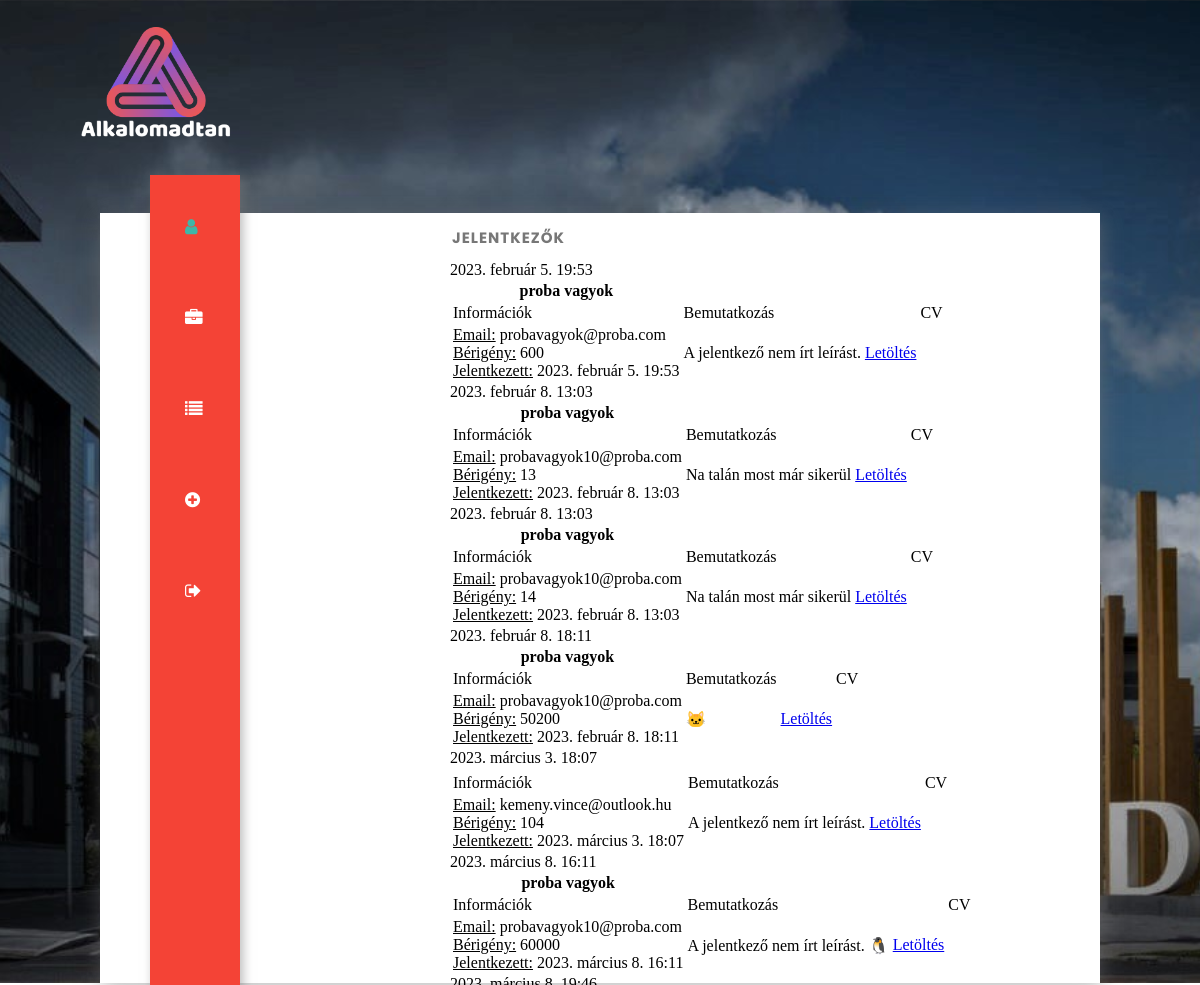
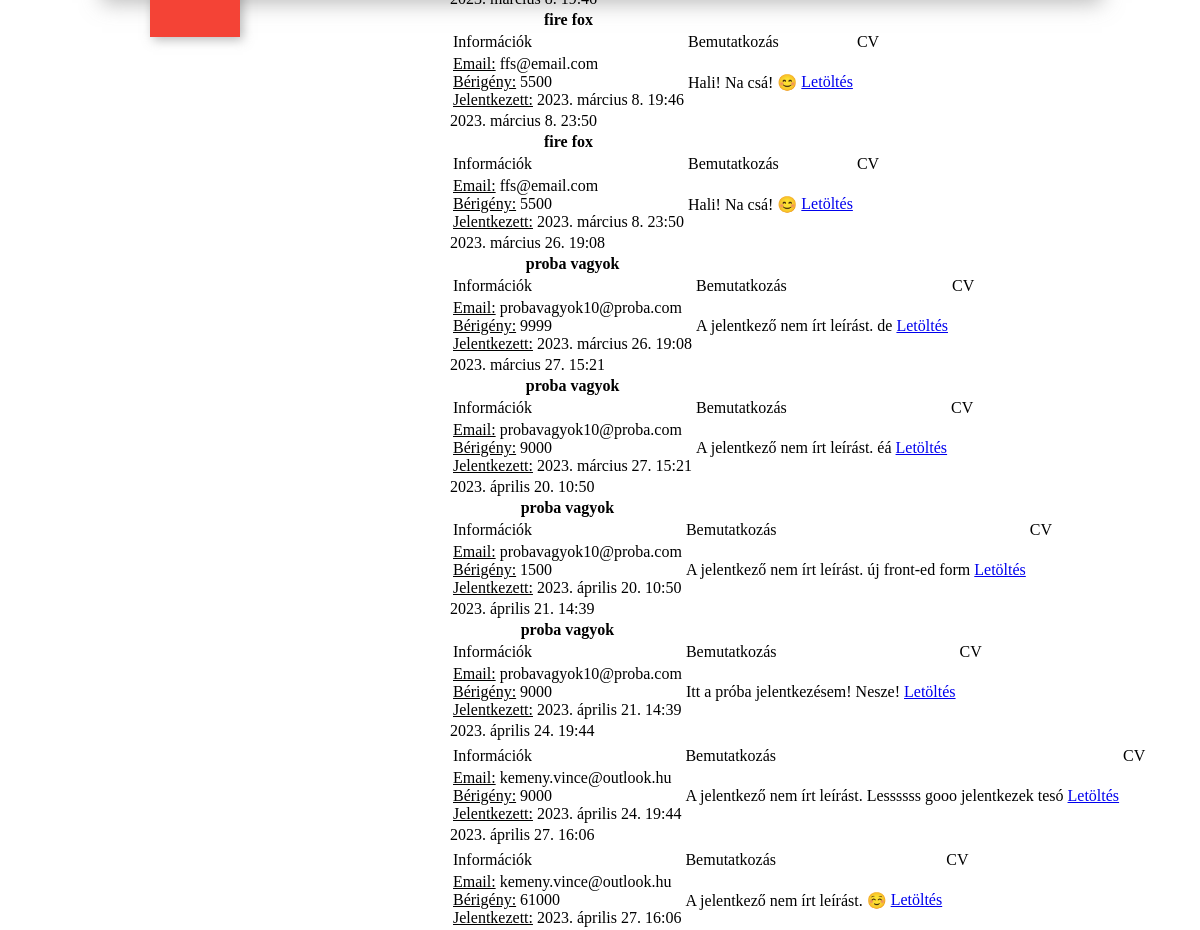
/profil/jelentkezok/11 (signed in), run on an earlier commit of the app's database (2 pictures, top to bottom).
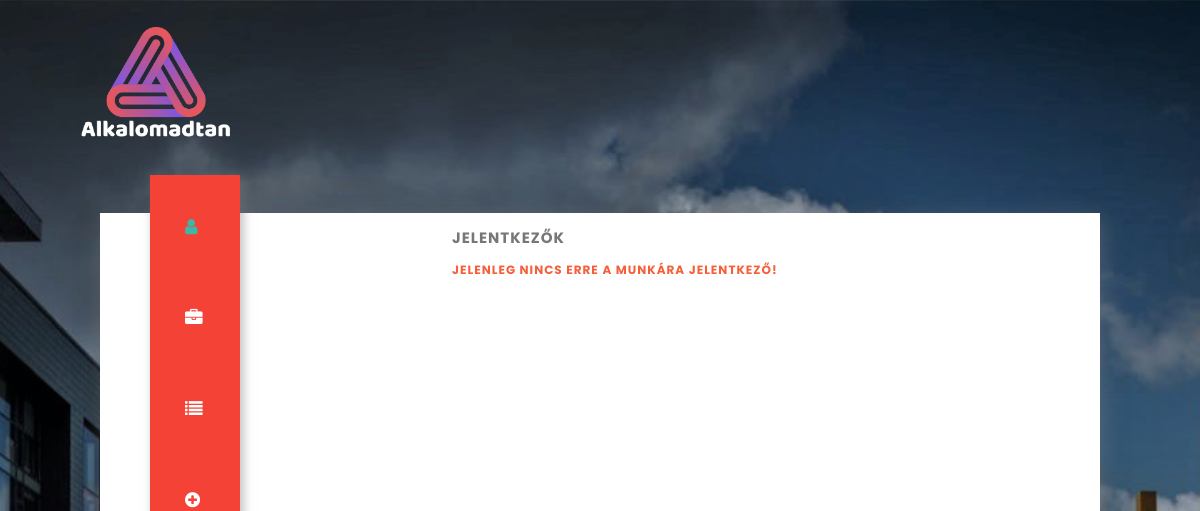
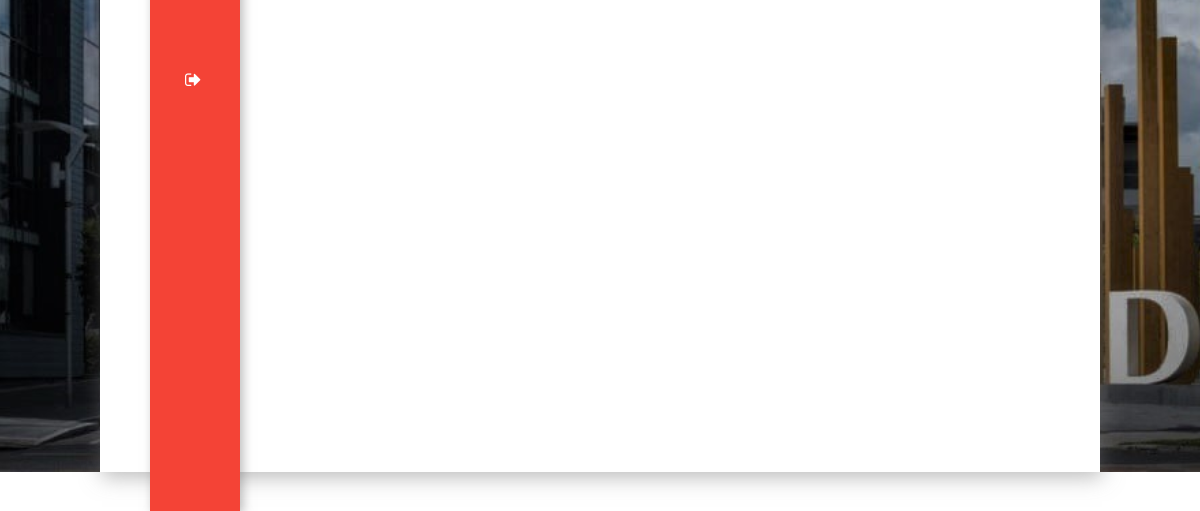
And on a later commit of the database (2 pictures, top to bottom).
### app/models.py (models this page shows, shortened)
class Jelentkezes(models.Model):
    munkaVallalo = models.ForeignKey(settings.AUTH_USER_MODEL, on_delete=models.CASCADE)
    munka = models.ForeignKey(Munka, on_delete=models.CASCADE, default=0)
    ido = models.DateTimeField(null=False, default=django.utils.timezone.now)
    berigeny = models.IntegerField(null=True, default=0)
    bemutatkozas = models.TextField(null=True, default="A jelentkező nem írt leírást.")
    felhId = models.CharField(max_length=10, null=False, default="")
    melleklet = models.FileField(null = False, upload_to=KonyvtarKezeles, max_length=255)

### app/views.py (the view)
# urls.py: path("profil/jelentkezok/<int:munka_Id>", views.Profil_JelentkezoMegtekinto, name="Jelentkezo_Per_Munka"),
def Profil_JelentkezoMegtekinto(request, munka_Id):
    print("Profil_JelentkezoMegtekinto(request, munka_Id) / profil oldalon a munkára jelentkezők megtekintése")
    felhasznalo = request.user
    munkaraJelentkezok = None
    try:
        munkaraJelentkezok = list(Jelentkezes.objects.select_related("munkaVallalo").values('munkaVallalo__first_name', 'munkaVallalo__last_name', 'munkaVallalo__email', 'bemutatkozas', 'melleklet', 'berigeny', "ido", "id", "munka"))
        print(munkaraJelentkezok[1])
    except:
        print(traceback.format_exc())
        munkaraJelentkezok = None
    template = loader.get_template("app/profile/profilePageAdDownload.html")
    context = {
        "jelentkezok": munkaraJelentkezok,
        "felhasznalo": felhasznalo,
        "cim": "jelentkezők a munkára"
        }
    return HttpResponse(template.render(context,request))

### app/templates/app/profile/profilePageAdDownload.html (shortened to what this page needs)
{% extends 'app/layout/commonhead3.html' %}
{% block content %}
{% load static %}
{% if felhasznalo.is_authenticated %}
    {% if jelentkezok is not None %}
    <div class="rightbox">
        <div class="profile">
            <h2>Jelentkezők</h2>
            {% for jelentkezo in jelentkezok %}
            {{jelentkezo.ido}}
                <table>
                    <thead>
                        <th>
                            {{jelentkezo.munkaVallalo__first_name}} {{jelentkezo.munkaVallalo__last_name}}
                        </th>
                    </thead>
                    <tbody>
                        <tr>
                            <td>
                                Információk
                            </td>
                            <td>
                                Bemutatkozás
                            <td>
                            <td>
                                CV
                            </td>
                        </tr>
                        <tr>
                            <td>
                                <u>Email:</u> {{jelentkezo.munkaVallalo__email}}<br>
                                <u>Bérigény:</u> {{jelentkezo.berigeny}}<br>
                                <u>Jelentkezett:</u> {{jelentkezo.ido}}<br>
                            </td>
                            <td>
                                {{jelentkezo.bemutatkozas}}
                            </td>
                            <td>
                                <a href="{% url "Jelentkezo_munka_jelentkezo" jelentkezo.id %}">Letöltés</a>
                            </td>
                        </tr>
                    </tbody>
                </table>
            {% endfor %}
        </div>
    </div>
    {% else %}
    <div class="rightbox">
        <div class="profile">
            <h2>Jelentkezők</h2>
            <h3>Jelenleg nincs erre a munkára jelentkező!</h3>
        </div>
    </div>
    {% endif %}
{% endif %}
{% endblock %}

### app/templates/app/layout/commonhead3.html (shortened to what this page needs)
<!DOCTYPE html>
<html lang="hu">
<head>
    {% load static %}
    <link rel="stylesheet" href="{% static 'style3.css' %}">
    <link rel="stylesheet" href="https://cdn.jsdelivr.net/npm/@fortawesome/fontawesome-free@6.2.1/css/fontawesome.min.css">
    <link rel="stylesheet" href="path/to/font-awesome/css/font-awesome.min.css">
    <link rel="stylesheet" href="https://cdnjs.cloudflare.com/ajax/libs/font-awesome/4.7.0/css/font-awesome.min.css">
</head>
<section class="header">
    <nav class="logo">
        <a href="{% url 'Kezdolap' %}"><img src="{% static 'images/logo.png' %}" alt="" class="logo"></a>
    </nav>
    <div class="container">
        <div class="leftbox links">
            <nav>
                <a href="{% url 'Profil' %}">
                    <i class="fa fa-user active"></i>
                </a>
                <a href="{% url 'ProfilJelentkezesek' %}">
                    <i class="fa fa-briefcase"></i>
                </a>
                <a href="{% url 'ProfilMeglevoMunka' %}">
                    <i class="fa fa-list"></i>
                </a>
                <a href="{% url 'ProfilUjMunka' %}">
                    <i class="fa fa-plus-circle"></i>
                </a>
                <a href="{% url 'KijelentkezKerelem' %}">
                    <i class="fa fa-sign-out"></i>
                </a>
            </nav>
        </div>
{% block content %}
{% endblock %}
{% load static %}
</body>
</html>

### app/static/style3.css (style rules this page uses)
.header { min-height: 100vh; width: 100%; background-image: url(images/banner.jpg); background-position: center; background-size: cover; position: relative; }
.container { background-color: #fff; width: 1000px; height: 770px; margin: 0 auto; position: relative; border-top: 10px; box-shadow: 2px 5px 20px rgba(119, 119, 119, 0.5); }
.leftbox { float: right; top: -5%; left: 5%; position: absolute; width: 9%; height: 110%; background: #f44336; box-shadow: 3px 3px 10px rgba(119, 119, 119, 0.5); }
.links a { list-style: none; padding: 35px; color: #fff; font-size: 1.1em; display: block; transition: all 0.3s ease-in-out; }
.links a:first-child { margin-top: 7px; }
.active { color: #3fb6a8; }
.rightbox { float: right; width: 65%; height: 100%; }
.profile { position: absolute; width: 70%; }
h2 { color: #777; font-family: 'Poppins', sans-serif; width: 80%; text-transform: uppercase; font-size: 15px; letter-spacing: 1px; margin-left: 2px; }
.logo img { width: 150px; }
.logo { display: flex; padding: 2% 6%; justify-content: space-between; align-items: center; }
h3 { color: #f55f39; font-family: 'Poppins', sans-serif; width: 80%; text-transform: uppercase; font-size: 12px; letter-spacing: 1px; margin-left: 2px; }
@media (max-width:1200px) { .container { margin-top: 3%; } }

What changed in the data, as far as the page shows it:
removed Jelentkezes: ido "2023. február 5. 19:53", munkaVallalo__first_name "proba", munkaVallalo__last_name "vagyok", munkaVallalo__email "probavagyok@proba.com", berigeny "600", bemutatkozas "A jelentkező nem írt leírást."
removed Jelentkezes: ido "2023. február 8. 13:03", munkaVallalo__first_name "proba", munkaVallalo__last_name "vagyok", munkaVallalo__email "probavagyok10@proba.com", berigeny "13", bemutatkozas "Na talán most már sikerül"
removed Jelentkezes: ido "2023. február 8. 13:03", munkaVallalo__first_name "proba", munkaVallalo__last_name "vagyok", munkaVallalo__email "probavagyok10@proba.com", berigeny "14", bemutatkozas "Na talán most már sikerül"
removed Jelentkezes: ido "2023. február 8. 18:11", munkaVallalo__first_name "proba", munkaVallalo__last_name "vagyok", munkaVallalo__email "probavagyok10@proba.com", berigeny "50200", bemutatkozas "🐱"
removed Jelentkezes: ido "2023. március 3. 18:07", munkaVallalo__email "kemeny.vince@outlook.hu", berigeny "104", bemutatkozas "A jelentkező nem írt leírást."
removed Jelentkezes: ido "2023. március 8. 16:11", munkaVallalo__first_name "proba", munkaVallalo__last_name "vagyok", munkaVallalo__email "probavagyok10@proba.com", berigeny "60000", bemutatkozas "A jelentkező nem írt leírást. 🐧"
removed Jelentkezes: ido "2023. március 8. 19:46", munkaVallalo__first_name "fire", munkaVallalo__last_name "fox", munkaVallalo__email "ffs@email.com", berigeny "5500", bemutatkozas "Hali! Na csá! 😊"
removed Jelentkezes: ido "2023. március 8. 23:50", munkaVallalo__first_name "fire", munkaVallalo__last_name "fox", munkaVallalo__email "ffs@email.com", berigeny "5500", bemutatkozas "Hali! Na csá! 😊"
removed Jelentkezes: ido "2023. március 26. 19:08", munkaVallalo__first_name "proba", munkaVallalo__last_name "vagyok", munkaVallalo__email "probavagyok10@proba.com", berigeny "9999", bemutatkozas "A jelentkező nem írt leírást. de"
removed Jelentkezes: ido "2023. március 27. 15:21", munkaVallalo__first_name "proba", munkaVallalo__last_name "vagyok", munkaVallalo__email "probavagyok10@proba.com", berigeny "9000", bemutatkozas "A jelentkező nem írt leírást. éá"
removed Jelentkezes: ido "2023. április 20. 10:50", munkaVallalo__first_name "proba", munkaVallalo__last_name "vagyok", munkaVallalo__email "probavagyok10@proba.com", berigeny "1500", bemutatkozas "A jelentkező nem írt leírást. új front-ed form"
removed Jelentkezes: ido "2023. április 21. 14:39", munkaVallalo__first_name "proba", munkaVallalo__last_name "vagyok", munkaVallalo__email "probavagyok10@proba.com", berigeny "9000", bemutatkozas "Itt a próba jelentkezésem! Nesze!"
removed Jelentkezes: ido "2023. április 24. 19:44", munkaVallalo__email "kemeny.vince@outlook.hu", berigeny "9000", bemutatkozas "A jelentkező nem írt leírást. Lessssss gooo jelentkezek tesó"
removed Jelentkezes: ido "2023. április 27. 16:06", munkaVallalo__email "kemeny.vince@outlook.hu", berigeny "61000", bemutatkozas "A jelentkező nem írt leírást. ☺️"
Also different on the page:
text now shown: "JELENLEG NINCS ERRE A MUNKÁRA JELENTKEZŐ!"
